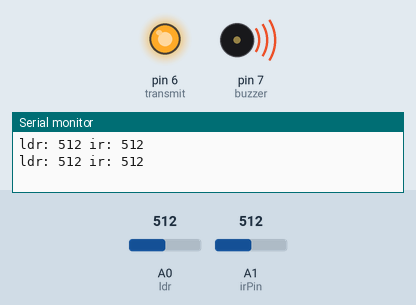
Simulated run of this sketch. Board: Arduino Uno, built with avr-gcc and run on an emulated ATmega328P. Parts: output pins drawn as LEDs (lit = HIGH), buzzer (waves = sounding, pin HIGH), the last lines printed to the serial monitor. The inputs (shaded band) are chosen by the test bench; at power-on: A0 (ldr) = 512, A1 (irPin) = 512.

Above: at 1.8 s.
1.9 s: A0 (ldr) set to 223
3.4 s: A0 (ldr) set to 199
At 5.2 s:
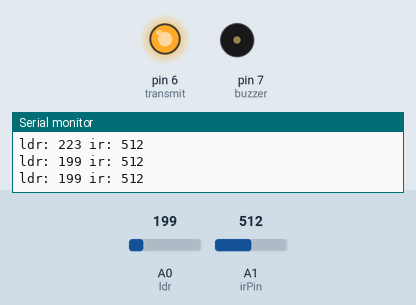
5.5 s: A0 (ldr) set to 220
At 7.0 s:
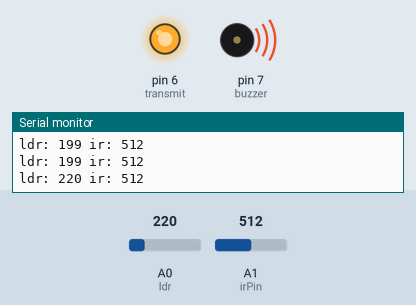
7.5 s: A0 (ldr) set to 200
At 8.6 s:
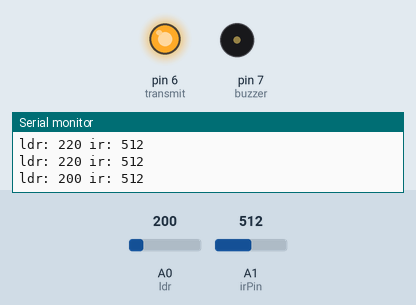
Timing chart, 0 to 10.5 s (numbered marks = the images above; inputs shaded):
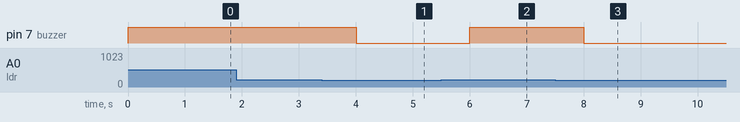

Measured:
- the behaviour switches between 211 and 210 on A0 (ldr) (found by bisection; images 0 and 1)
- after the input at 3.4 s, pin 7 (buzzer): HIGH → LOW after 0.60 s
- after the input at 5.5 s, pin 7 (buzzer): LOW → HIGH after 0.50 s
- after the input at 7.5 s, pin 7 (buzzer): HIGH → LOW after 0.51 s

The sketch:

foul_detection.ino
```cpp
#define transmit 6 // Laser transmitter module pin
#define ldr A0     // LDR input pin
#define irPin A1   // IR sensor input pin
#define buzzer 7   // Buzzer pin

void setup()
{
    Serial.begin(9600);
    pinMode(transmit, OUTPUT);
    pinMode(ldr, INPUT);
    pinMode(irPin, INPUT);
    pinMode(buzzer, OUTPUT);
    digitalWrite(transmit, HIGH); // Laser always ON
}

void loop()
{
    int ldrval = analogRead(ldr);
    int irval = analogRead(irPin);

    Serial.print("ldr: ");
    Serial.print(ldrval);
    Serial.print(" ir: ");
    Serial.println(irval);

    int threshold_ldr = 210;
    int threshold_ir = 1000;

    if (ldrval > threshold_ldr || irval > threshold_ir)
    {
        digitalWrite(buzzer, HIGH);
    }
    else
    {
        digitalWrite(buzzer, LOW);
    }

    delay(1000);
}
```
